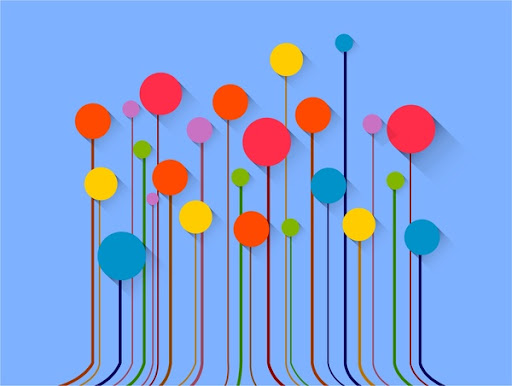
//> input picture Task4/img.jpg, 512 x 386 px
$ ./main   (built with g++ and OpenCV 4)
//> lines starting //> are read from the running program, lines starting //| are printed output that depends on the picture
#include <iostream>
#include <opencv2/opencv.hpp>

int main()
{
  cv::Mat image = cv::imread("img.jpg");
//> image is the input picture: 386 rows x 512 cols, CV_8UC3; mean B, G, R 222.9, 163.8, 131.7

  if (image.empty()) {
      std::cout << "Error \n";
      return 0;
  }

  cv::Mat imageRGB, imageHSV, imageYUV, imageLab;

  cv::cvtColor(image, imageRGB, cv::COLOR_BGR2RGB);
  cv::cvtColor(image, imageHSV, cv::COLOR_BGR2HSV);
//> imageHSV: 386 rows x 512 cols, CV_8UC3; mean H, S, V 104.3, 136.8, 241.2
  cv::cvtColor(image, imageYUV, cv::COLOR_BGR2YUV);
//> imageYUV: 386 rows x 512 cols, CV_8UC3; mean of channels 0, 1, 2 161.1, 158.2, 102.4
  cv::cvtColor(image, imageLab, cv::COLOR_BGR2Lab);
//> imageLab: 386 rows x 512 cols, CV_8UC3; mean of channels 0, 1, 2 174.3, 135.2, 96.3

  cv::imshow("Original image", image);
  cv::imshow("RGB", imageRGB);
  cv::imshow("HSV", imageHSV);
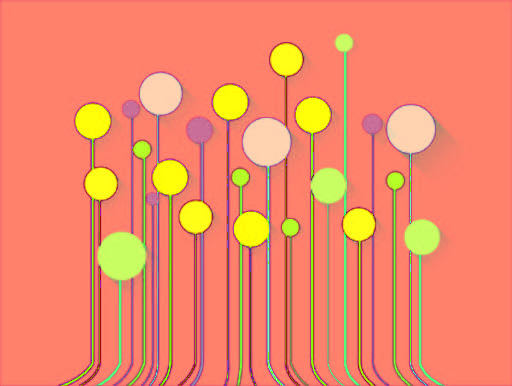
//> window 'HSV': 386 rows x 512 cols, CV_8UC3; mean B, G, R 104.3, 136.8, 241.2
  cv::imshow("YUV", imageYUV);
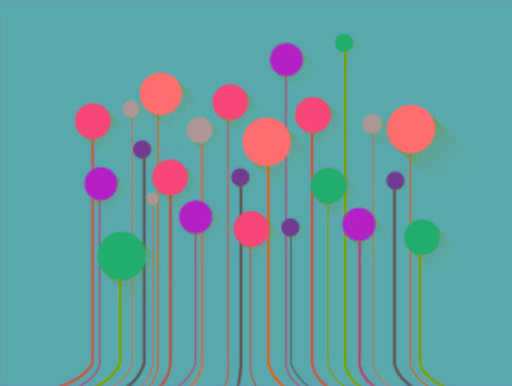
//> window 'YUV': 386 rows x 512 cols, CV_8UC3; mean B, G, R 161.1, 158.2, 102.4
  cv::imshow("Lab", imageLab);
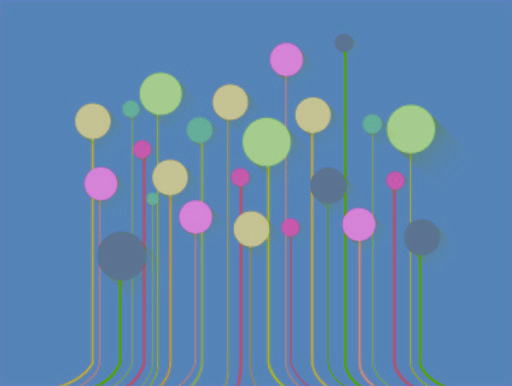
//> window 'Lab': 386 rows x 512 cols, CV_8UC3; mean B, G, R 174.3, 135.2, 96.3
  cv::waitKey(0);
  return 0;
}
